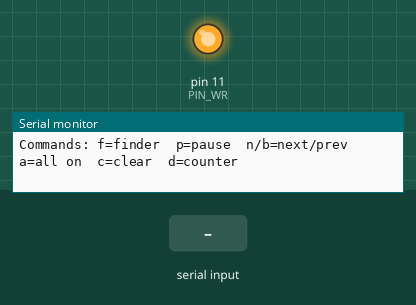
Recording of a sketch running on a simulated Arduino Uno, built with avr-gcc and run on an emulated ATmega328P. Shown: output pins drawn as LEDs (lit = HIGH), the last lines printed to the serial monitor. Dashed ring = blinking. The test bench sets the inputs (shaded band). Pins used as bus, display or sensor lines are not drawn.

Above: at 1.2 s.
1.3 s: "f\n" received over Serial
At 4.1 s:
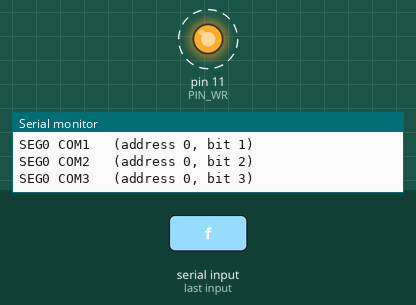
4.3 s: byte 112 ('p') received over Serial
At 5.3 s:
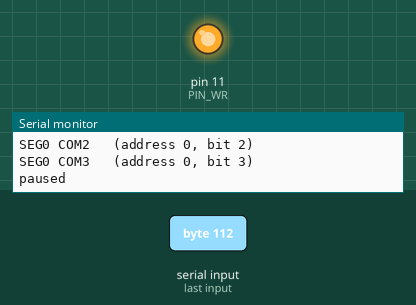
5.8 s: byte 97 ('a') received over Serial
At 7.0 s:
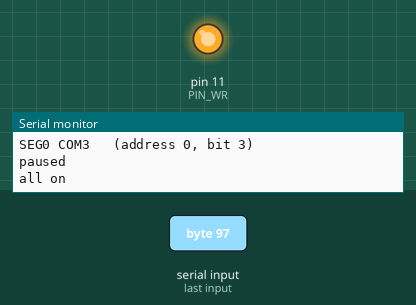
7.3 s: byte 99 ('c') received over Serial
At 8.4 s:
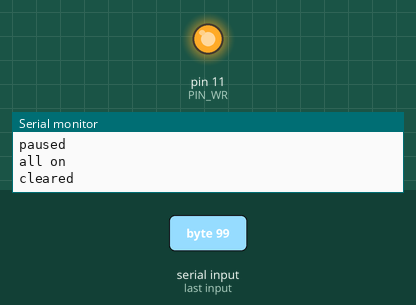
Timing chart, 0 to 10.3 s (numbered marks = the images above; inputs shaded):
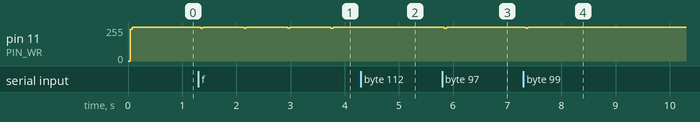

Measured:
- after the input at 1.3 s, pin 11 (PIN_WR): alternates 255/255 for 0.76 s and 245/255 for 0.04 s, starting at once
- after the input at 4.3 s, pin 11 (PIN_WR): stops changing and stays 255/255
- after the input at 5.8 s, pin 11 (PIN_WR): 255/255 → 245/255 at once, → 255/255 0.04 s later
- after the input at 7.3 s, pin 11 (PIN_WR): 255/255 → 245/255 at once, → 255/255 0.04 s later

The sketch:

ht1621_demo.ino
```cpp
// ht1621_demo.ino
// HT1621 segment LCD bring-up: segment finder, all-on test and a 7-segment counter.
//
// Serial monitor at 115200, then send:
//   f  segment finder: lights one SEG/COM bit at a time and prints its address
//   p  pause / resume the finder;  n / b  next / previous bit while paused
//   a  all segments on (contrast and ghosting check)
//   c  clear
//   d  digit counter (after you fill in DIGIT_MAP below)
//
// https://github.com/successlcd/lcd-bringup-examples

#include "HT1621.h"

// Wiring (Arduino Uno / Nano defaults)
const uint8_t PIN_CS   = 10;
const uint8_t PIN_WR   = 11;
const uint8_t PIN_DATA = 12;

// Duty and bias must match the LCD drawing, e.g. 1/4 duty 1/3 bias -> BIAS_THIRD_4COM.
const uint8_t LCD_BIAS = HT1621::BIAS_THIRD_4COM;

HT1621 lcd(PIN_CS, PIN_WR, PIN_DATA);

// ---------------------------------------------------------------------------
// 7-segment map for YOUR glass. Run the finder ('f'), note which address/COM
// lights each segment, fill this table in, then set MAP_READY to 1.
// The values below are placeholders, not a real layout.
// ---------------------------------------------------------------------------
#define MAP_READY 0

struct SegPos { uint8_t addr; uint8_t com; };

const uint8_t NUM_DIGITS = 2;
//                                  a        b        c        d        e        f        g
const SegPos DIGIT_MAP[NUM_DIGITS][7] = {
  { {0, 3}, {0, 2}, {0, 1}, {1, 0}, {1, 1}, {1, 3}, {1, 2} },   // digit 0 (leftmost)
  { {2, 3}, {2, 2}, {2, 1}, {3, 0}, {3, 1}, {3, 3}, {3, 2} },   // digit 1
};

// Bit 0 = segment a ... bit 6 = segment g
const uint8_t FONT[10] = { 0x3F, 0x06, 0x5B, 0x4F, 0x66, 0x6D, 0x7D, 0x07, 0x7F, 0x6F };

enum Mode { MODE_IDLE, MODE_FINDER, MODE_COUNTER };
Mode mode = MODE_IDLE;

bool    paused = false;
uint8_t findIndex = 0;            // 0..127 = addr * 4 + com
unsigned long lastStep = 0;
uint16_t counter = 0;

void showFinderBit()
{
  uint8_t addr = findIndex / 4;
  uint8_t com  = findIndex % 4;
  lcd.fill(false);
  lcd.setBit(addr, com, true);
  lcd.flush();
  Serial.print("SEG");
  Serial.print(addr);
  Serial.print(" COM");
  Serial.print(com);
  Serial.print("   (address ");
  Serial.print(addr);
  Serial.print(", bit ");
  Serial.print(com);
  Serial.println(")");
}

void showNumber(uint16_t value)
{
  lcd.fill(false);
  for (int8_t i = NUM_DIGITS - 1; i >= 0; i--) {
    uint8_t pattern = FONT[value % 10];
    value /= 10;
    for (uint8_t s = 0; s < 7; s++) {
      if (pattern & (1 << s)) lcd.setBit(DIGIT_MAP[i][s].addr, DIGIT_MAP[i][s].com, true);
    }
  }
  lcd.flush();
}

void printHelp()
{
  Serial.println(F("Commands: f=finder  p=pause  n/b=next/prev  a=all on  c=clear  d=counter"));
}

void setup()
{
  Serial.begin(115200);
  lcd.begin(LCD_BIAS);
  Serial.println(F("HT1621 bring-up demo"));
  Serial.println(F("Nothing at all on 'a'? Check VDD, the VLCD (contrast) pin and the bias setting."));
  Serial.println(F("Faint 'off' segments (ghosting)? Bias/duty mismatch or VLCD too high."));
  printHelp();
}

void loop()
{
  if (Serial.available()) {
    char c = Serial.read();
    switch (c) {
      case 'f': mode = MODE_FINDER; paused = false; findIndex = 0; showFinderBit(); lastStep = millis(); break;
      case 'p': paused = !paused; Serial.println(paused ? F("paused") : F("running")); break;
      case 'n': if (mode == MODE_FINDER) { findIndex = (findIndex + 1) % 128; showFinderBit(); } break;
      case 'b': if (mode == MODE_FINDER) { findIndex = (findIndex + 127) % 128; showFinderBit(); } break;
      case 'a': mode = MODE_IDLE; lcd.fill(true); lcd.flush(); Serial.println(F("all on")); break;
      case 'c': mode = MODE_IDLE; lcd.clear(); Serial.println(F("cleared")); break;
      case 'd':
#if MAP_READY
        mode = MODE_COUNTER; counter = 0;
#else
        Serial.println(F("Fill in DIGIT_MAP for your glass first, then set MAP_READY to 1."));
#endif
        break;
      case '\r': case '\n': break;
      default: printHelp(); break;
    }
  }

  if (mode == MODE_FINDER && !paused && millis() - lastStep > 800) {
    lastStep = millis();
    findIndex = (findIndex + 1) % 128;
    showFinderBit();
  }

  if (mode == MODE_COUNTER && millis() - lastStep > 500) {
    lastStep = millis();
    showNumber(counter++);
  }
}
```

HT1621.h
```cpp
// HT1621.h
// Minimal driver for the Holtek HT1621 segment LCD controller (3-wire: CS, WR, DATA).
//
// Display RAM: 32 addresses (SEG0..SEG31) x 4 bits (COM0..COM3).
// Which address/bit lights which segment depends on the glass, so this
// driver works at address/bit level. Use the segment finder in the demo
// sketch to build the map for your own LCD.
//
// Frame formats (HT1621 datasheet):
//   command: 1 0 0  C7..C0  X            (12 bits, MSB first, X = don't care)
//   write:   1 0 1  A5..A0  D0 D1 D2 D3  (address MSB first, data LSB first)
// Data is latched on the rising edge of WR. Consecutive nibbles after one
// address auto-increment the address.

#pragma once

#include <Arduino.h>
#include <string.h>

class HT1621
{
public:
  // Command codes
  static const uint8_t SYS_DIS         = 0x00;
  static const uint8_t SYS_EN          = 0x01;
  static const uint8_t LCD_OFF         = 0x02;
  static const uint8_t LCD_ON          = 0x03;
  static const uint8_t TIMER_DIS       = 0x04;
  static const uint8_t WDT_DIS         = 0x05;
  static const uint8_t TONE_OFF        = 0x08;
  static const uint8_t XTAL_32K        = 0x14;
  static const uint8_t RC_256K         = 0x18;  // internal RC oscillator
  static const uint8_t BIAS_HALF_2COM  = 0x20;
  static const uint8_t BIAS_HALF_3COM  = 0x24;
  static const uint8_t BIAS_HALF_4COM  = 0x28;
  static const uint8_t BIAS_THIRD_2COM = 0x21;
  static const uint8_t BIAS_THIRD_3COM = 0x25;
  static const uint8_t BIAS_THIRD_4COM = 0x29;
  static const uint8_t IRQ_DIS         = 0x80;

  static const uint8_t ADDR_COUNT = 32;

  HT1621(uint8_t csPin, uint8_t wrPin, uint8_t dataPin)
    : cs_(csPin), wr_(wrPin), data_(dataPin)
  {
    memset(ram_, 0, sizeof(ram_));
  }

  // biasCmd must match your glass: duty (number of COMs) and bias are on the LCD drawing.
  void begin(uint8_t biasCmd = BIAS_THIRD_4COM)
  {
    pinMode(cs_, OUTPUT);
    pinMode(wr_, OUTPUT);
    pinMode(data_, OUTPUT);
    digitalWrite(cs_, HIGH);
    digitalWrite(wr_, HIGH);
    digitalWrite(data_, HIGH);

    command(SYS_EN);
    command(RC_256K);
    command(biasCmd);
    command(TIMER_DIS);
    command(WDT_DIS);
    command(TONE_OFF);
    command(IRQ_DIS);
    clear();
    command(LCD_ON);
  }

  void command(uint8_t cmd)
  {
    select();
    sendMsbFirst(0x4, 3);    // 100
    sendMsbFirst(cmd, 8);
    sendMsbFirst(0, 1);      // don't-care bit
    deselect();
  }

  // Write one 4-bit value (COM0 = bit 0 ... COM3 = bit 3) to an address.
  void writeNibble(uint8_t addr, uint8_t nibble)
  {
    ram_[addr & 0x1F] = nibble & 0x0F;
    writeRaw(addr, &ram_[addr & 0x1F], 1);
  }

  // Shadow-RAM helpers: change bits, then flush() once.
  void setBit(uint8_t addr, uint8_t com, bool on)
  {
    addr &= 0x1F;
    com &= 0x03;
    if (on) ram_[addr] |= (1 << com);
    else    ram_[addr] &= ~(1 << com);
  }

  bool getBit(uint8_t addr, uint8_t com) const
  {
    return ram_[addr & 0x1F] & (1 << (com & 0x03));
  }

  void fill(bool on)
  {
    memset(ram_, on ? 0x0F : 0x00, sizeof(ram_));
  }

  void flush()
  {
    writeRaw(0, ram_, ADDR_COUNT);
  }

  void clear()
  {
    fill(false);
    flush();
  }

  // Half period of WR. 4 us -> 125 kHz, inside the HT1621 limit at 3 V and 5 V.
  static const uint8_t HALF_PERIOD_US = 4;

private:
  void writeRaw(uint8_t addr, const uint8_t* nibbles, uint8_t count)
  {
    select();
    sendMsbFirst(0x5, 3);            // 101
    sendMsbFirst(addr & 0x3F, 6);    // A5..A0
    for (uint8_t i = 0; i < count; i++) {
      sendLsbFirst(nibbles[i] & 0x0F, 4);  // D0..D3
    }
    deselect();
  }

  void select()   { digitalWrite(cs_, LOW); }
  void deselect() { digitalWrite(cs_, HIGH); digitalWrite(wr_, HIGH); }

  void clockBit(bool bit)
  {
    digitalWrite(wr_, LOW);
    digitalWrite(data_, bit ? HIGH : LOW);
    delayMicroseconds(HALF_PERIOD_US);
    digitalWrite(wr_, HIGH);         // HT1621 latches DATA here
    delayMicroseconds(HALF_PERIOD_US);
  }

  void sendMsbFirst(uint16_t value, uint8_t bits)
  {
    for (int8_t i = bits - 1; i >= 0; i--) clockBit((value >> i) & 1);
  }

  void sendLsbFirst(uint16_t value, uint8_t bits)
  {
    for (uint8_t i = 0; i < bits; i++) clockBit((value >> i) & 1);
  }

  uint8_t cs_, wr_, data_;
  uint8_t ram_[ADDR_COUNT];
};
```
